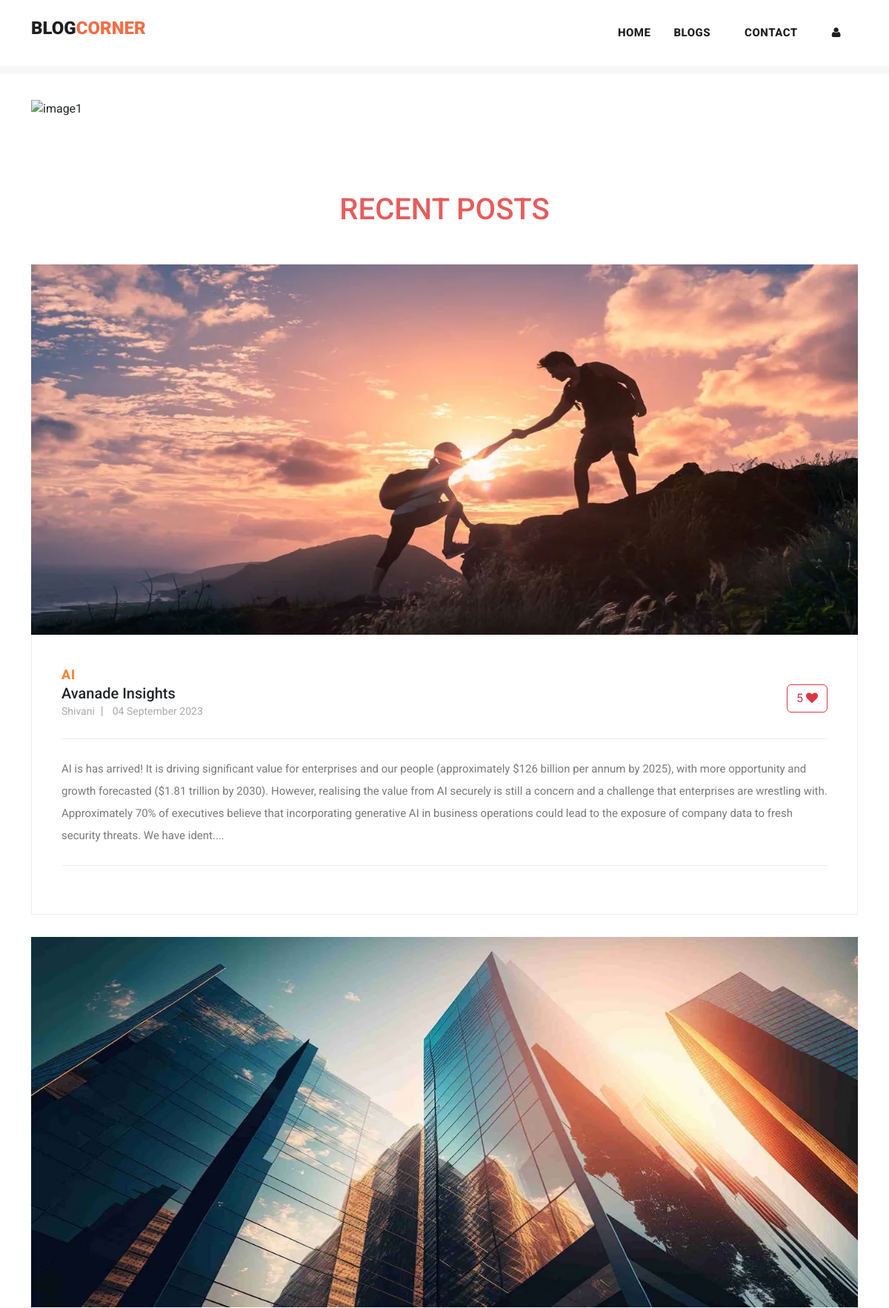
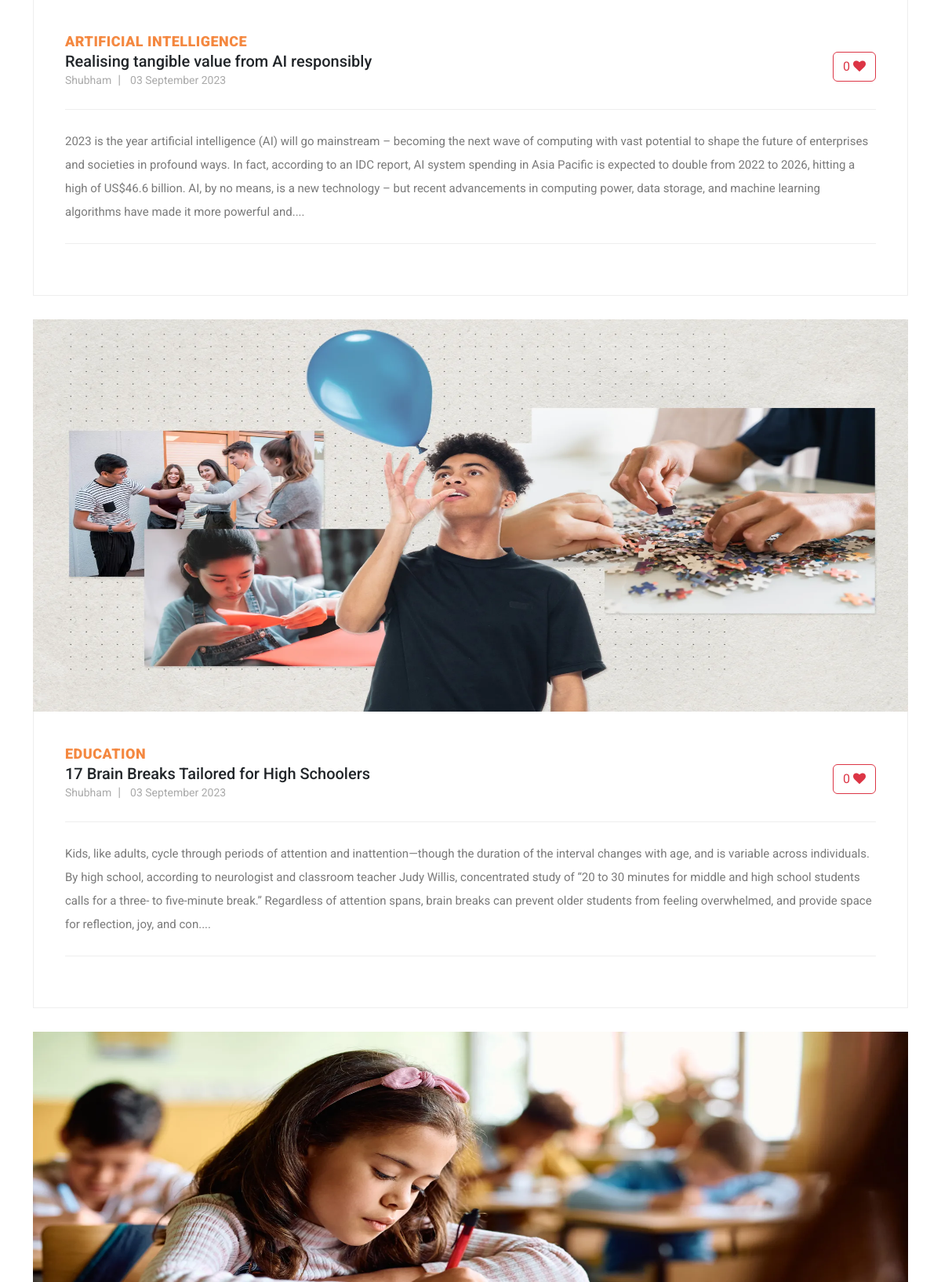
Page /blog (upper part) on the committed database (2 pictures, top to bottom).
### myapp/models.py (models this page shows, shortened)
class Post(models.Model):
    postname = models.CharField(max_length=600)
    category = models.CharField(max_length=600)
    image = models.ImageField(upload_to='images/posts',blank=True,null=True)
    content = models.CharField(max_length=100000)
    time = models.CharField(default=time,max_length=100, blank=True)
    likes = models.IntegerField(null=True,blank=True,default=0)
    user = models.ForeignKey(User,on_delete=models.CASCADE)

### myapp/views.py (the view)
# urls.py: path("blog",views.blog,name="blog"),
def blog(request):
    return render(request,"blog.html",{
            'posts':Post.objects.filter(user_id=request.user.id).order_by("id").reverse(),
            'top_posts':Post.objects.all().order_by("-likes"),
            'recent_posts':Post.objects.all().order_by("-id"),
            'user':request.user,
            'media_url':settings.MEDIA_URL
        })

### templates/blog.html (shortened to what this page needs)
{% load static %}
<!DOCTYPE html>
<html lang="en">
<head>
  <link href="{% static 'vendor/bootstrap/css/bootstrap.min.css' %}" rel="stylesheet">
  <link href="https://cdn.jsdelivr.net/npm/bootstrap@5.3.1/dist/css/bootstrap.min.css" rel="stylesheet"
>
  <link rel="stylesheet" href="{% static 'assets/css/fontawesome.css' %}">
  <link rel="stylesheet" href="{% static 'assets/css/templatemo-stand-blog.css' %}">
  <link rel="stylesheet" href="{% static 'assets/css/owl.css' %}">
  <link rel="stylesheet" href="{% static 'assets/css/styles.css' %}">
</head>
<body>
  {%include 'header.html'%}
  <div class="container mt-5 carousel">
    <div id="carouselExampleCaptions" class="carousel slide">
      <div class="carousel-indicators">
        <button type="button" data-bs-target="#carouselExampleCaptions" data-bs-slide-to="0" class="active"
          aria-current="true" aria-label="Slide 1"></button>
        <button type="button" data-bs-target="#carouselExampleCaptions" data-bs-slide-to="1"
          aria-label="Slide 2"></button>
        <button type="button" data-bs-target="#carouselExampleCaptions" data-bs-slide-to="2"
          aria-label="Slide 3"></button>
        <button type="button" data-bs-target="#carouselExampleCaptions" data-bs-slide-to="3"
          aria-label="Slide 4"></button>
      </div>
      <div class="carousel-inner">
        <div class="carousel-item active">
          <img src="{% static 'assets/images/img1.jpg' %}" alt="image1">
          <div class="carousel-caption d-none d-md-block">
          </div>
        </div>
      </div>
      <button class="carousel-control-prev" type="button" data-bs-target="#carouselExampleCaptions"
        data-bs-slide="prev">
        <span class="carousel-control-prev-icon" aria-hidden="true"></span>
      </button>
      <button class="carousel-control-next" type="button" data-bs-target="#carouselExampleCaptions"
        data-bs-slide="next">
        <span class="carousel-control-next-icon" aria-hidden="true"></span>
      </button>
    </div>
  </div>
  <section class="blog-posts">
    <div class="container">
      <h3 class="text-center" style="margin: 50px; font-size: 40px; color: rgb(231, 92, 92);">RECENT POSTS</h3>
      <div class="row">
        <div class="col-lg-12">
          <div class="all-blog-posts">
            <div class="row">
              {% for post in recent_posts %}
              <div class="col-lg-12">
                <div class="blog-post">
                  <div class="blog-thumb">
                    <img src="{{media_url}}{{post.image}}" alt="" style="height: 500px;">
                  </div>
                  <div class="down-content">
                    <span>{{post.category}}</span>
                    <form method="post" action="{% url 'increaselikes' post.id %}">
                      <button class="float-right btn btn-outline-danger" type="submit ">
                        {{post.likes}} <i class="fa fa-heart"></i></button>
                    </form>
                    <a href="{% url 'post' post.id %}" class="text-decoration-none text-dark">
                      <h5>{{post.postname}}</h5>
                    </a>
                    <ul class="post-info">
                      <li><a href="#">{{post.user}}</a></li>
                      <li><a href="#">{{post.time}}</a></li>
                    </ul>
                    <p style="max-width: 100%;">{{post.content|slice:"0:500"}}....</p>
                  </div>
                </div>
              </div>
              {% endfor %}
            </div>
          </div>
        </div>
      </div>
    </div>
  </section>
</body>
</html>

### static/assets/css/templatemo-stand-blog.css (style rules this page uses)
body { font-family: 'Roboto', sans-serif; overflow-x: hidden; text-rendering: optimizeLegibility; -webkit-font-smoothing: antialiased; -moz-osx-font-smoothing: grayscale; }
p { margin-bottom: 0px; font-size: 15px; font-weight: 400; color: #7a7a7a; line-height: 30px; }
a { text-decoration: none!important; }
ul { padding: 0; margin: 0; list-style: none; }
h1,h2,h3,h4,h5,h6 { margin: 0px; }
.blog-posts { margin-top: 100px; }
.blog-posts .blog-post { margin-bottom: 30px; }
.blog-posts .blog-thumb img { width: 100%; overflow: hidden; }
.blog-posts .down-content { padding: 40px; border-right: 1px solid #eee; border-left: 1px solid #eee; border-bottom: 1px solid #eee; }
.blog-posts .down-content span { font-size: 18px; text-transform: uppercase; letter-spacing: 0.5px; font-weight: 900; color: #f48840; }
.blog-posts .down-content ul.post-info li { display: inline-block; margin-right: 8px; }
.blog-posts .down-content ul.post-info li:after { content: '|'; color: #aaa; margin-left: 8px; }
.blog-posts .down-content ul.post-info li:last-child::after { display: none; }
.blog-posts .down-content ul.post-info li a { font-size: 14px; color: #aaa; font-weight: 400; transition: all .3s; }
.blog-posts .down-content p { padding: 25px 0px; margin: 25px 0px; border-top: 1px solid #eee; border-bottom: 1px solid #eee; }

### static/assets/css/styles.css (style rules this page uses)
.carousel img { width: 100%; height: 700px; }
.blog-posts .blog-post img, .blog-post img { height: 300px; }

### templates/footer.html (style rules this page uses)
li { text-decoration: none; text-align: left; }
li a { color: rgb(153, 147, 147); }

### rows in the picture
Post: image (picture), category "AI", likes "5", postname "Avanade Insights", user "Shivani", time "04 September 2023", content "AI is has arrived! It is driving significant value for enterprises and our people (approximately $126 billion per annum by 2025), with more opportunity and growth forecasted ($1.81 trillion by 2030). However, realising the value from AI securely is still a concern and a challenge that enterprises are wrestling with. Approximately 70% of executives believe that incorporating generative AI in business operations could lead to the exposure of company data to fresh security threats. We have ident"
Post: image (picture), category "ARTIFICIAL INTELLIGENCE", likes "0", postname "Realising tangible value from AI responsibly", user "Shubham", time "03 September 2023", content "2023 is the year artificial intelligence (AI) will go mainstream – becoming the next wave of computing with vast potential to shape the future of enterprises and societies in profound ways. In fact, according to an IDC report, AI system spending in Asia Pacific is expected to double from 2022 to 2026, hitting a high of US$46.6 billion. AI, by no means, is a new technology – but recent advancements in computing power, data storage, and machine learning algorithms have made it more powerful and"
Post: image (picture), category "EDUCATION", likes "0", postname "17 Brain Breaks Tailored for High Schoolers", user "Shubham", time "03 September 2023", content "Kids, like adults, cycle through periods of attention and inattention—though the duration of the interval changes with age, and is variable across individuals. By high school, according to neurologist and classroom teacher Judy Willis, concentrated study of “20 to 30 minutes for middle and high school students calls for a three- to five-minute break.” Regardless of attention spans, brain breaks can prevent older students from feeling overwhelmed, and provide space for reflection, joy, and con"
Post: image (picture)
